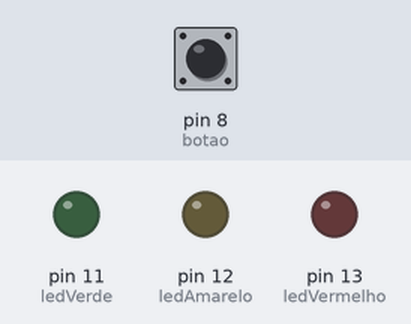
Bench run of a sketch on a simulated Arduino Uno, built with avr-gcc and run on an emulated ATmega328P. Parts: output pins drawn as LEDs (lit = HIGH). The test bench sets the inputs (shaded band); at power-on: pin 8 (botao) LOW. What the sketch prints to the serial monitor is not drawn.

Above: at 1.2 s.
1.3 s: pin 8 (botao) pulled HIGH for 0.15 s
At 1.37 s:
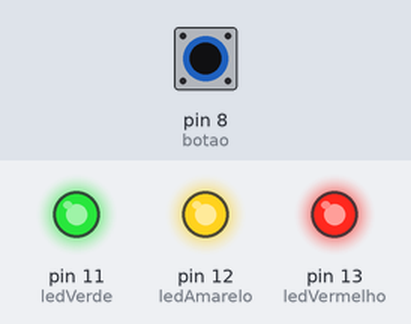
2.9 s: pin 8 (botao) pulled HIGH for 3.2 s
At 7.5 s:
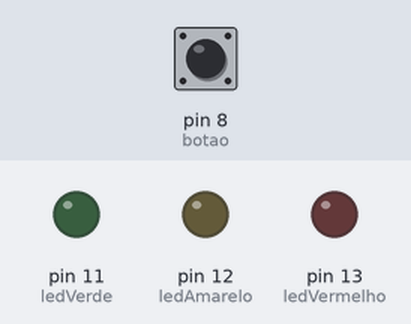
Timing chart, 0 to 9.0 s (numbered marks = the images above; inputs shaded):
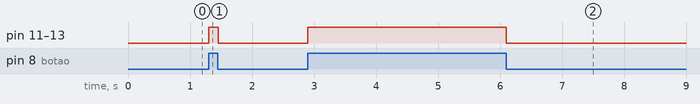

Measured:
- after the input at 1.3 s, pin 11 (ledVerde), pin 12 (ledAmarelo), pin 13 (ledVermelho): LOW → HIGH at once, → LOW 0.15 s later
- after the input at 2.9 s, pin 11 (ledVerde), pin 12 (ledAmarelo), pin 13 (ledVermelho): LOW → HIGH at once, → LOW 3.2 s later

The sketch:

semaforoBotao.ino
```cpp
#include "SoftwareSerial.h"

//variáveis
int ledVermelho = 13;
int ledAmarelo = 12;
int ledVerde = 11;
int botao = 8;

void setup() {

  Serial.begin(9600);

  // inicializa as variáveis e portas
  pinMode(ledVermelho, OUTPUT);
  pinMode(ledAmarelo, OUTPUT);
  pinMode(ledVerde, OUTPUT);
  pinMode(botao, INPUT);

}

void loop() {

  Serial.println(digitalRead(botao));

  if (digitalRead(botao) == HIGH)
  {
    //Acende o LED
    digitalWrite(ledVermelho, HIGH);
    digitalWrite(ledAmarelo, HIGH);
    digitalWrite(ledVerde, HIGH);
  }
  else
  {
    //Apaga o LED
    digitalWrite(ledVermelho, LOW);
    digitalWrite(ledAmarelo, LOW);
    digitalWrite(ledVerde, LOW);
  }

}
```
